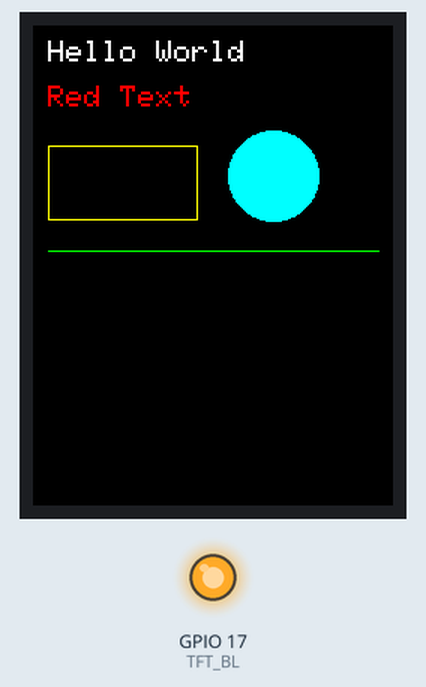
A sketch run on a simulated ESP32. On the bench: 240×320 colour display, output pins drawn as LEDs (lit = HIGH). What the sketch prints to the serial monitor is not drawn.

Above: at 4.2 s.

The sketch:

LCD_Basic_Test.ino.ino
```cpp
#include <TFT_eSPI.h>
#include <SPI.h>

// TFT 객체 생성
TFT_eSPI tft = TFT_eSPI();

// 백라이트 핀 설정
#define TFT_BL 17

void setup() {
  // 시리얼 통신 초기화 (높은 속도로 설정)
  Serial.begin(115200);
  delay(1000); // 시리얼 포트 안정화 대기
  Serial.println("\n\n========== ESP32 LCD 테스트 시작 ==========");

  // 백라이트 핀 설정
  Serial.println("백라이트 핀(GPIO17) 초기화 중...");
  pinMode(TFT_BL, OUTPUT);
  digitalWrite(TFT_BL, HIGH);
  Serial.println("백라이트 켜짐");

  // SPI 버스 상태 확인
  Serial.println("SPI 버스 확인 중...");
  Serial.print("MOSI: GPIO"); Serial.println(13);
  Serial.print("MISO: GPIO"); Serial.println(12);
  Serial.print("SCK: GPIO"); Serial.println(14);
  Serial.print("CS: GPIO"); Serial.println(15);
  Serial.print("DC: GPIO"); Serial.println(2);
  Serial.print("RST: GPIO"); Serial.println(4);

  // TFT 초기화
  Serial.println("TFT 드라이버 초기화 중...");
  tft.init(); // void 함수이므로 반환 값 체크하지 않음
  Serial.println("TFT 초기화 시도 완료");

  // TFT 정보 표시
  Serial.print("TFT 너비: "); Serial.println(tft.width());
  Serial.print("TFT 높이: "); Serial.println(tft.height());
  Serial.print("현재 회전 설정: "); Serial.println(tft.getRotation());

  // 화면 테스트 시작
  Serial.println("\n----- 화면 테스트 시작 -----");

  // 화면 채우기 테스트
  Serial.println("1. 화면 채우기 테스트");

  Serial.println("  검은색 화면 채우기");
  tft.fillScreen(TFT_BLACK);
  delay(500);

  Serial.println("  빨간색 화면 채우기");
  tft.fillScreen(TFT_RED);
  delay(500);

  Serial.println("  초록색 화면 채우기");
  tft.fillScreen(TFT_GREEN);
  delay(500);

  Serial.println("  파란색 화면 채우기");
  tft.fillScreen(TFT_BLUE);
  delay(500);

  Serial.println("  검은색 화면 채우기 (텍스트 배경)");
  tft.fillScreen(TFT_BLACK);
  delay(500);

  // 텍스트 테스트
  Serial.println("\n2. 텍스트 표시 테스트");

  // 폰트 정보 출력
  Serial.println("  폰트 설정 확인:");
  #ifdef LOAD_GLCD
    Serial.println("  - GLCD 폰트 로드됨 (기본 폰트)");
  #else
    Serial.println("  - GLCD 폰트 로드되지 않음 (기본 폰트 없음)");
  #endif

  #ifdef LOAD_FONT2
    Serial.println("  - Font2 로드됨");
  #else
    Serial.println("  - Font2 로드되지 않음");
  #endif

  Serial.println("  기본 폰트로 텍스트 표시 시도");
  tft.setTextFont(1);
  tft.setTextSize(2);
  tft.setTextColor(TFT_WHITE);
  tft.setCursor(10, 10);
  tft.print("Hello World");
  Serial.println("  '텍스트 표시 완료' - 화면에 'Hello World'가 보이나요?");

  Serial.println("  텍스트 색상 변경 시도");
  tft.setTextColor(TFT_RED);
  tft.setCursor(10, 40);
  tft.print("Red Text");
  Serial.println("  빨간색 텍스트 표시 완료");

  // 도형 테스트
  Serial.println("\n3. 도형 테스트");

  Serial.println("  사각형 그리기");
  tft.drawRect(10, 80, 100, 50, TFT_YELLOW);
  Serial.println("  사각형 표시 완료");

  Serial.println("  원 그리기");
  tft.fillCircle(160, 100, 30, TFT_CYAN);
  Serial.println("  원 표시 완료");

  Serial.println("  선 그리기");
  tft.drawLine(10, 150, 230, 150, TFT_GREEN);
  Serial.println("  선 표시 완료");

  Serial.println("\n=== 테스트 완료 ===");
  Serial.println("화면에 어떤 것이 보이나요? (색상, 도형, 텍스트 등)");
}

void loop() {
  // 10초마다 상태 메시지 출력
  static unsigned long lastTime = 0;
  if (millis() - lastTime > 10000) {
    lastTime = millis();
    Serial.println("LCD 테스트 실행 중... 화면에 무엇이 보이나요?");
  }
}
```
